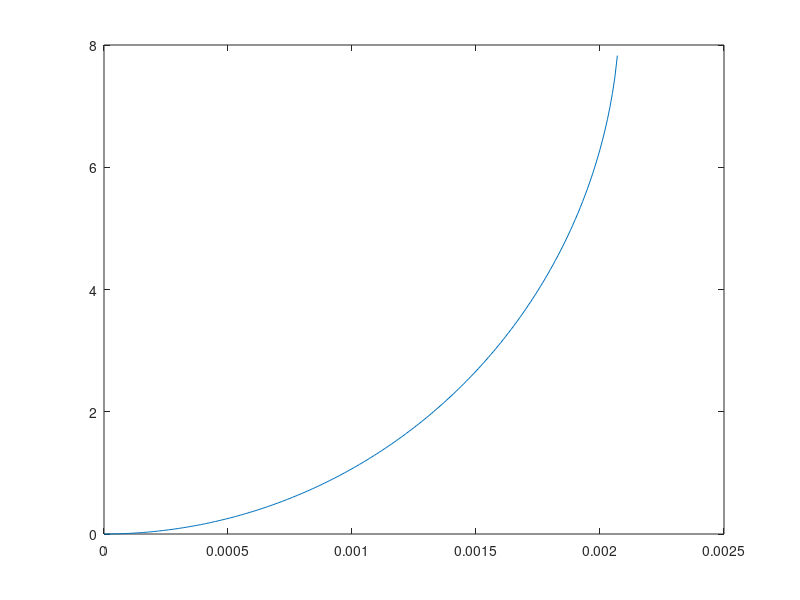

This figure's MATLAB source:
%%%
%%% Compute velocity shear, given a Richardson number
%%%

clear


dt = 600;
NTtide = 100;
% omega = 1e-4;
omega = 2*pi/43200
Nt = NTtide/omega/dt;

topo=4;
N2 = 1e-6;

shear_convec = cosd(topo)/sind(topo)*omega;
if(topo==0)
    shear_convec = 5e-3;
end
shear_all = 0:1e-5:shear_convec;
ns = length(shear_all);

%%
dt_ri = dt/1000;
tt_ri = dt_ri:dt_ri:Nt*dt;
isConvec = zeros(1,ns);
Ri_min = zeros(1,ns);
for i=1:ns 
    shear = shear_all(i);
    Ri_inverse = (shear*cos(omega*tt_ri)).^2./(N2*cosd(topo) - N2*sind(topo)/omega*shear*sin(omega*tt_ri));
    % figure(50)
    % plot(tt_ri,Ri_inverse)
    % if(min(Ri_inverse)<0)
    %     isConvec(i) = 1;
    % end
    Ri_min(i) = 1/max(Ri_inverse);  
end
% Ri_min(isConvec==1)=NaN;

plot(shear_all,1./Ri_min)
[a idx] = min(abs(Ri_min-1))
Ri1 = Ri_min(idx)
shear_Ri1 = shear_all(idx)

